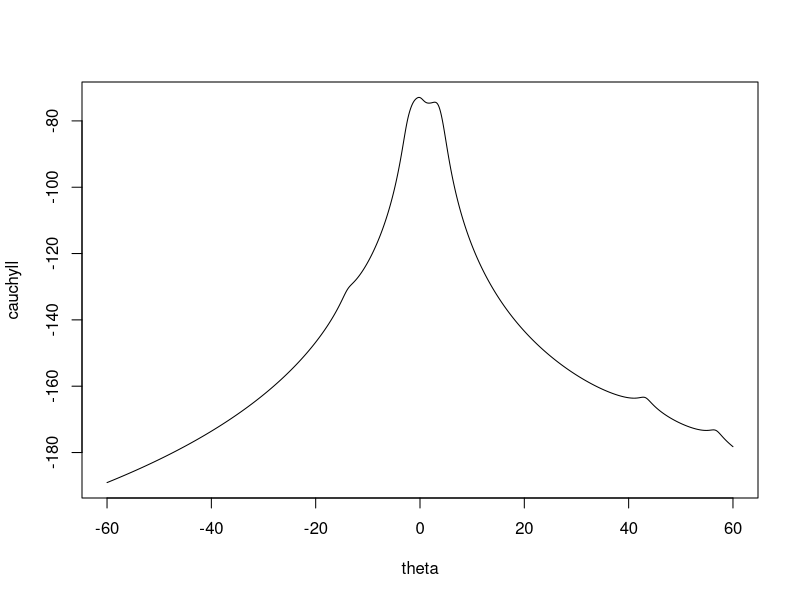
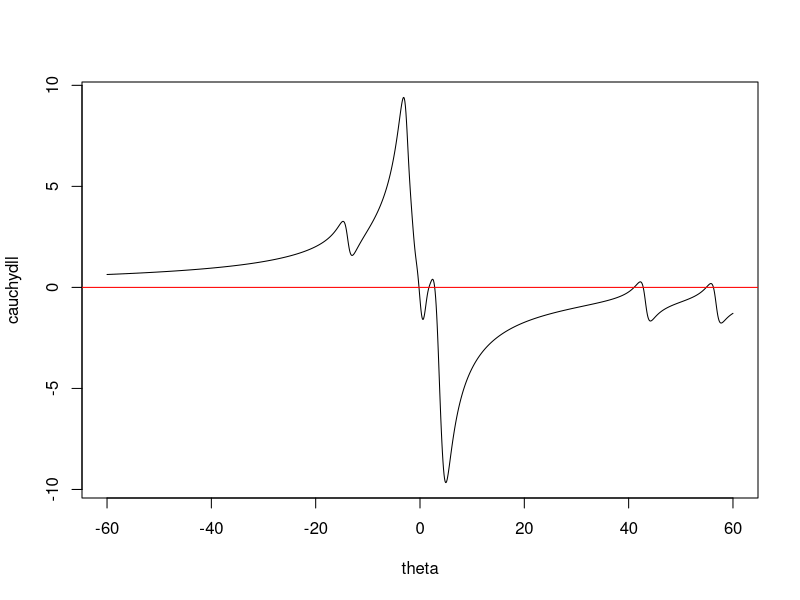

Reproduce these figures in R, in order.
#### 1 ####

sinapprox <- function(x, n) {
  taylor <- 0
  for (i in 1:n) {
    taylor <- taylor + (-1)^(i+1) * x^(2*i-1) / factorial(2*i-1)
  }
  return(taylor)
}
sin(pi)
sin(5*pi)
sinapprox(pi,10)
sinapprox(pi,20)
sinapprox(pi,100)
sinapprox(5*pi,10)
sinapprox(5*pi,20)
sinapprox(5*pi,100)


#### 2 ####

n <- c(1, 5, 10)
b <- 1
a <- c <- 10^(-n)
(x1 <- (-b + sqrt(b^2 - 4*a*c)) / (2*a))

polyroot(c(c[1],b,a[1]))
polyroot(c(c[2],b,a[2]))
polyroot(c(c[3],b,a[3]))

# x2 through x8 do not resolve the issue with n=10
(x2 <- (-b + sqrt((b+2*a) * (b-2*a))) / (2*a))
(x3 <- (-b + sqrt(b+2*a) * sqrt(b-2*a)) / (2*a))
(x4 <- (-b + exp((1/2)*(log(b+2*a) + log(b-2*a)))) / (2*a))
(x5 <- (-b/(2*a)) + sqrt((b^2)/(4*a^2) - c/a))
(x6 <- (-b/(2*a)) + sqrt(b/(2*a) + sqrt(c/a)) * sqrt(b/(2*a) - sqrt(c/a)))
(x7 <- (-b/sqrt(b-2*a) + sqrt(b+2*a)) * (sqrt(b-2*a) / (2*a)))
(x8 <- (-b/(2*a)) + exp((1/2)*(log(b+2*a) + log(b-2*a)) - log(2*a)))

# x9 does resolve the issue!
(x9 <- -2*c / (sqrt(b^2 - 4*a*c) + b))


#### 3(a) ####

data <- c(1.77, -0.23, 2.76, 3.80, 3.47, 56.75, -1.34, 4.24, -2.44, 3.29,
          3.71, -2.40, 4.53, -0.07, -1.05, -13.87, -2.53, -1.75, 0.27, 43.21)
n <- length(data)

# Find the log-likelihood and first derivative for a range of thetas for plotting
theta <- seq(from = -60, to = 60, by = 0.1)
cauchyll <- vector(length = length(theta))
cauchydll <- vector(length = length(theta))
for (j in 1:length(theta)) {   
  cauchyll[j] <- -n*log(pi) - sum(log(1+(data-theta[j])^2))  
  cauchydll[j] <- sum(2*(data-theta[j]) / (1+(data-theta[j])^2))
}
plot(theta, cauchyll, type = "l")
plot(theta, cauchydll, type = "l")
abline(h = 0, col = "red")

# Newton's Method function provided by Dr. DeOliveira
newtonraphson <- function(ftn, x0, tol = 1e-9, max.iter = 100) {
  ## Newton_Raphson algorithm for solving ftn(x)[1] == 0
  ## It is assumed that ftn is a function of a single variable that returns
  ## the function value and its first derivative as a vector of length 2.
  ## x0 is the initial guess of the root.
  ## The algorithm terminates when the function value is within distance tol of 0,
  ## or the number of iterations exceeds max.iter, whichever happens first
  # initialise
  x <- x0
  fx <- ftn(x)
  iter <-  0
  # continue iterating until stopping conditions are met
  while ((abs(fx[1]) > tol) & (iter < max.iter)) {
    x <- x - fx[1]/fx[2]
    fx <- ftn(x)
    iter<- iter+1
    cat("At iteration", iter, "value of x is:", x, "\n")
  }
  # output depends on success of algorithm
  if (abs(fx[1]) > tol) {
    cat("Algorithm failed to converge\n")
    return(NULL)
  } else {
    cat("Algorithm converged\n")
    return(c(root = x, f.val = fx[1]))
  }
}

cauchy <- function(x) {
  # fx is first derivative of log-likelihood, the one we want the roots of
  # dfx is second derivative of log-likelihood, the first derivative of fx
  fx <- sum(2*(data-x) / (1+(data-x)^2))
  dfx <- sum(2*(-1+(data-x)^2) / (1+(data-x)^2)^2)
  return(c(fx, dfx))
}

# Test a variety of starting values
newtonraphson(cauchy, -11)
newtonraphson(cauchy, -1)
newtonraphson(cauchy, 0)
newtonraphson(cauchy, 1.5)
newtonraphson(cauchy, 4)
newtonraphson(cauchy, 4.7)
newtonraphson(cauchy, 7)
newtonraphson(cauchy, 38)
newtonraphson(cauchy, mean(data))   #This uses the sample mean as a starting point

# Find which of the Newton candidates for theta yields the highest value in the log-likelihood equation (global maximum)
-n*log(pi) - sum(log(1+(data-(-53817114377))^2))  
-n*log(pi) - sum(log(1+(data-(-0.1922866))^2))   #This is the global maximum
-n*log(pi) - sum(log(1+(data-(1.713587 ))^2))  
-n*log(pi) - sum(log(1+(data-(2.817472))^2))  
-n*log(pi) - sum(log(1+(data-(41.04085))^2))  
-n*log(pi) - sum(log(1+(data-(42.79538))^2))  
-n*log(pi) - sum(log(1+(data-(54.87662))^2))  


#### 3(b) ####

# Bisection Method function provided by Dr. DeOliveira
bisection <- function(f, x1, x2, maxit = 1000, tol = 1e-7, stop.fval = TRUE) {
  # it uses absolute error as stopping criterion when stop.fval = FALSE
  f1 <- f(x1)
  if (abs(f1) < tol)
    return(x1)
  f2 <- f(x2)
  if (abs(f2) < tol)
    return(x2)
  if (f1 * f2 > 0)
    stop("f has equal sign at endpoints of initial interval")
  if (f1 > 0) { # swap x1 and x2
    tmp <- x1 ; x1 <- x2 ; x2 <- tmp 
  }
  n <- 0 # counter
  x <- x1
  repeat {
    n <- n + 1
    x.mid <- (x1 + x2) / 2
    f.mid <- f(x.mid)
    if(stop.fval == TRUE) {
      if(abs(f.mid) < tol | n == maxit)
        break }
    else if(abs(x.mid - x) < tol | n == maxit)
      break
    if(f.mid<0){ x1 <- x.mid ; x <- x1}
    else { x2 <- x.mid ; x <- x2 }
  }
  return(list(root = x.mid, f = f.mid, iter = n))
}

cauchy2 <- function(x) {
  # first derivative of log-likelihood, which we want the roots of
  return(sum(2*(data-x) / (1+(data-x)^2)))
}

bisection(cauchy2, -1, 1, tol = 1e-9)
bisection(cauchy2, 1, 2, tol = 1e-9)   #This bracket converges to a local maximum, not the global


#### 3(c) ####

fixedpoint <- function(f, starting, alpha, maxit = 1000, tol = 1e-9) {
  # g(x) = x + alpha * f(x)
  x <- starting
  fx <- f(starting)
  iter <- 0
  while ((abs(fx) > tol) & (iter < maxit))  {
    x <- x + alpha*fx
    fx <- f(x)
    iter <- iter + 1
    cat("At iteration", iter, "value of x is:", x, "\n")
  }
  if (abs(fx) > tol) {
    cat("Algorithm failed to converge\n")
    return(NULL)
  } else {
    cat("Algorithm converged\n")
    return(list(root = x, f.val = fx, iter = iter))
  }
}

fixedpoint(cauchy2, -1, 1)
fixedpoint(cauchy2, -1, 0.64)
fixedpoint(cauchy2, -1, 0.25)
